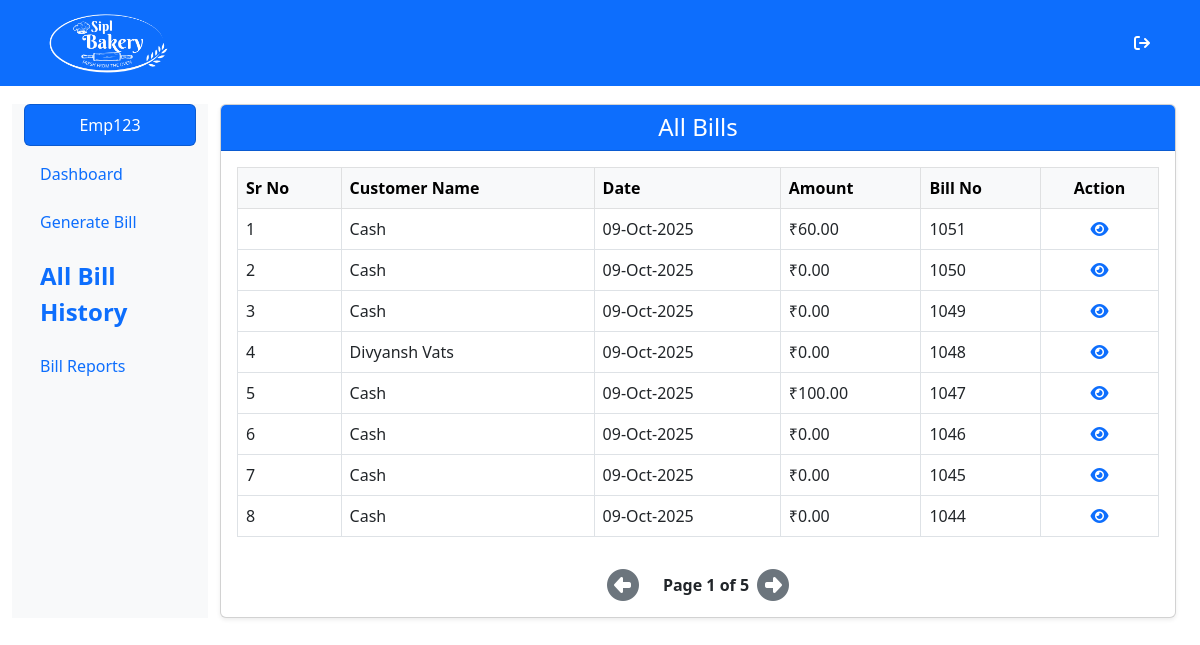
/bills/all-bills/ (signed in), run on the app's committed database.
### accounts/models.py (models this page shows, shortened)
class User(AbstractUser):
    ROLE_CHOICES = (
        ('admin', 'Admin'),
        ('employee', 'Employee'),
    )
    role = models.CharField(max_length=20, choices=ROLE_CHOICES, default='employee')

### bills/models.py (models this page shows, shortened)
class Bill(models.Model):
    bill_no = models.IntegerField(unique=True)
    customer_name = models.CharField(max_length=100, null=True, blank=True)
    customer_phone = models.CharField(max_length=15, blank=True)
    created_by = models.ForeignKey(User, on_delete=models.CASCADE)
    total = models.DecimalField(max_digits=10, decimal_places=2, default=0)
    created_at = models.DateTimeField(auto_now_add=True)

### bills/views.py (the view)
# urls.py: path('all-bills/', views.bill_list, name='all_bills'),
@login_required
def bill_list(request):
    if request.user.role == 'admin':
        bills = Bill.objects.all().order_by('-created_at')
    else:
        bills = Bill.objects.filter(created_by=request.user).order_by('-created_at')
    return render(request, 'bills/bill_list.html', {'bills': bills})

### templates/bills/bill_list.html (shortened to what this page needs)
{% extends 'base.html' %}
{% load static %}
{% block content %}
<div class="container-fluid">
  <div class="row mt-4">
      <nav class="col-md-2 d-none d-md-block bg-light sticky-top">
          <div class="position-sticky">
              <ul class="nav flex-column">
                  <li class="nav-item mb-2 w-100">
                    <div class="card bg-primary text-white text-center w-100">
                      <div class="card-body py-2">
                          {{ request.user.username }}
                      </div>
                    </div>
                  </li>
                  <li class="nav-item mb-2">
                      <a class="nav-link" href="{% url 'employee_dashboard' %}">Dashboard</a>
                  </li>
                  <li class="nav-item mb-2">
                      <a class="nav-link" href="{% url 'create_bill' %}">Generate Bill</a>
                  </li>
                  <li class="nav-item mb-2 fw-bold fs-4">
                      <a class="nav-link" href="{% url 'all_bills' %}">All Bill History</a>
                  </li>
                  <li class="nav-item">
                      <a class="nav-link" href="{% url 'bill_reports' %}">Bill Reports</a>
                  </li>
              </ul>
          </div>
      </nav>
      <main class="col-md-10">
        <div class="card shadow-sm">
          <div class="card-header bg-primary text-white text-center">
            <h4 class="mb-0">All Bills</h4>
          </div>
          <div class="card-body">
            <div class="table-responsive">
              <table class="table table-bordered table-hover align-middle" id="billTable">
                <thead class="table-light">
                  <tr>
                    <th scope="col">Sr No</th>
                    <th scope="col">Customer Name</th>
                    <th scope="col">Date</th>
                    <th scope="col">Amount</th>
                    <th scope="col">Bill No</th>
                    <th scope="col" class="text-center">Action</th>
                  </tr>
                </thead>
                <tbody>
                  {% for bill in bills %}
                  <tr>
                    <td>{{ forloop.counter }}</td>
                    <td>{{ bill.customer_name }}</td>
                    <td>{{ bill.created_at|date:"d-M-Y" }}</td>
                    <td>₹{{ bill.total }}</td>
                    <td>{{ bill.bill_no }}</td>
                    <td class="text-center">
                      <a href="{% url 'view_bill' bill_no=bill.bill_no %}">
                        <i class="fa-solid fa-eye text-primary" style="cursor:pointer;"></i>
                      </a>
                    </td>
                  </tr>
                  {% empty %}
                  <tr>
                    <td colspan="6" class="text-center text-muted">No bills found.</td>
                  </tr>
                  {% endfor %}
                </tbody>
              </table>
            </div>
            <div class="d-flex justify-content-center align-items-center mt-3">
              <i id="prevBtn" class="fa-solid fa-circle-left fa-2x text-secondary me-3" style="cursor: pointer;"></i>
              <span id="pageInfo" class="fw-bold mx-2"></span>
              <i id="nextBtn" class="fa-solid fa-circle-right fa-2x text-secondary" style="cursor: pointer;"></i>
            </div>
          </div>
        </div>
      </main>
    </div>
</div>
{% endblock %}

### data on the page
User: user.username "Emp123"
Bill: customer_name "Cash", created_at "09-Oct-2025", total "60.00", bill_no "1051"
Bill: customer_name "Cash", created_at "09-Oct-2025", total "0.00", bill_no "1050"
Bill: customer_name "Cash", created_at "09-Oct-2025", total "0.00", bill_no "1049"
Bill: customer_name "Divyansh Vats", created_at "09-Oct-2025", total "0.00", bill_no "1048"
Bill: customer_name "Cash", created_at "09-Oct-2025", total "100.00", bill_no "1047"
Bill: customer_name "Cash", created_at "09-Oct-2025", total "0.00", bill_no "1046"
Bill: customer_name "Cash", created_at "09-Oct-2025", total "0.00", bill_no "1045"
Bill: customer_name "Cash", created_at "09-Oct-2025", total "0.00", bill_no "1044"
